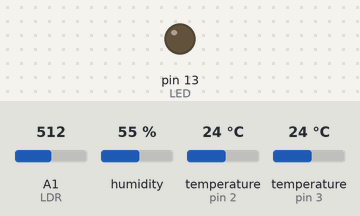
This sketch was run on a simulated Arduino Uno, built with avr-gcc and run on an emulated ATmega328P. Parts: output pins drawn as LEDs (lit = HIGH). Inputs (shaded band) come from the test bench; at power-on: A1 (LDR) = 512, humidity 55 %, temperature (sensors on pin 2, pin 3) 24 °C. What the sketch prints to the serial monitor is not drawn.

Above: at 8.9 s.
At 16.87 s:
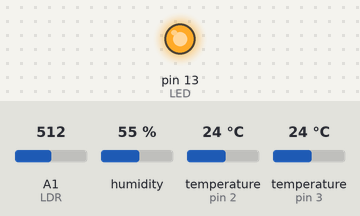
Timing chart, 0 to 21.8 s (numbered marks = the images above):
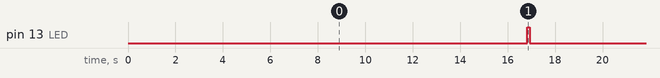

Measured:
- by itself, pin 13 (LED): alternates HIGH for 0.10 s and LOW for 15.9 s

The sketch:

SensorsSerialOut.ino
```cpp
/*

  SensorsSerialOut01d
  Get data from sensor and print them on serial

  Sensors
  DS1820, DHT11, internal temperature

  2014 07 31
  From the original DS1028SerialOut5 for Energia

  2014 09 11
  Little corrections

  2016 04 28
  changed OneWire, DHT and analog pins

  2016 10 07
  Added mean on internal temperature

  2016 10 26
  Added output of Internal temperature ADC integer
  to extimate better coefficients.

  2016 10 27
  Changed intADC from long to float

  2016 11 02
  Added new coefficients for internal temperature after some days
  of measures
*/


//LIBRARIES
#include <DallasTemperature.h>
#include <OneWire.h>
#include "dht11.h"

#define INTERVAL 15000  //usually 10000

#define LED 13
#define LDR A1


//OneWire DS1820
//#define OWPIN  9
#define ONE_WIRE_BUS 3
// Setup a oneWire instance to communicate with any OneWire devices (not just Maxim/Dallas temperature ICs)
OneWire oneWire(ONE_WIRE_BUS);
// Pass our oneWire reference to Dallas Temperature.
DallasTemperature sensors(&oneWire);

//DHT11
#define DHTPIN 2
dht11 DHT11;

int errore;
float intADC;

void setup(void) {
  Serial.begin(9600);
  delay(500);
  Serial.print("Sensors Serial 01e mean\n");
  Serial.println(DHT11LIB_VERSION);
  // Start up the library ds1820
  sensors.begin();

  delay(500);
  pinMode(LED, OUTPUT);
  blink;
}

void loop(void) {
  Serial.print(GetTemp(), 1);
  Serial.print(";");
  sensors.requestTemperatures();		 // Send the command to get temperatures
  Serial.print(sensors.getTempCByIndex(0));
  Serial.print(";");
  errore = DHT11.read(DHTPIN);
  switch (errore)
  {
    case DHTLIB_OK:
      //Serial.println("OK");
      Serial.print((float)DHT11.temperature, 2);
      Serial.print(";");
      Serial.print((float)DHT11.humidity, 2);
      break;
    case DHTLIB_ERROR_CHECKSUM:
      Serial.print("C-err;C-err"); //Checksum error
      break;
    case DHTLIB_ERROR_TIMEOUT:
      Serial.print("T-err;T-err"); //Time out error
      break;
    default:
      Serial.print("Err;Err"); //Unknown error
      break;
  }
  Serial.print(";");
  Serial.print(1024 - analogRead(LDR));
  Serial.print(";");
  Serial.print(intADC);
  Serial.println();
  delay(INTERVAL);
  blink();
}

void blink() {
  digitalWrite(LED, HIGH);   // turn the LED on (HIGH is the voltage level)
  delay(100);               // wait for a second
  digitalWrite(LED, LOW);    // turn the LED off by making the voltage LOW
  delay(100);               // wait for a second
}

double GetTemp(void)
{
  unsigned int wADC;
  double t;

  // The internal temperature has to be used
  // with the internal reference of 1.1V.
  // Channel 8 can not be selected with
  // the analogRead function yet.

  // Set the internal reference and mux.
  ADMUX = (_BV(REFS1) | _BV(REFS0) | _BV(MUX3));
  ADCSRA |= _BV(ADEN);  // enable the ADC

  delay(20);            // wait for voltages to become stable.

  t = 0;

  intADC = 0; //!!!!!!!! Only to evaluate coefficients!!!!

  for (int i = 0; i <= 25; i++) {

    ADCSRA |= _BV(ADSC);  // Start the ADC

    // Detect end-of-conversion
    while (bit_is_set(ADCSRA, ADSC));

    // Reading register "ADCW" takes care of how to read ADCL and ADCH.
    wADC = ADCW;

    intADC += wADC;
    // The offset of 324.31 could be wrong. It is just an indication.
    //t += (wADC - 324.31 ) / 1.22;
    //t += (wADC * 0.731 - 256.42);  //get a T too low
    //t += (wADC - 256.42 ) / 1.367989; //get a T too high
  }
  //t = t / 25;
  intADC = intADC / 25;  //!!!!!!!! Only to evaluate coefficients!!!! (but used anyway!!!)
  // The returned temperature is in degrees Celsius.
  t = intADC * 0.731 - 256.42;
  return (t);
}
```
